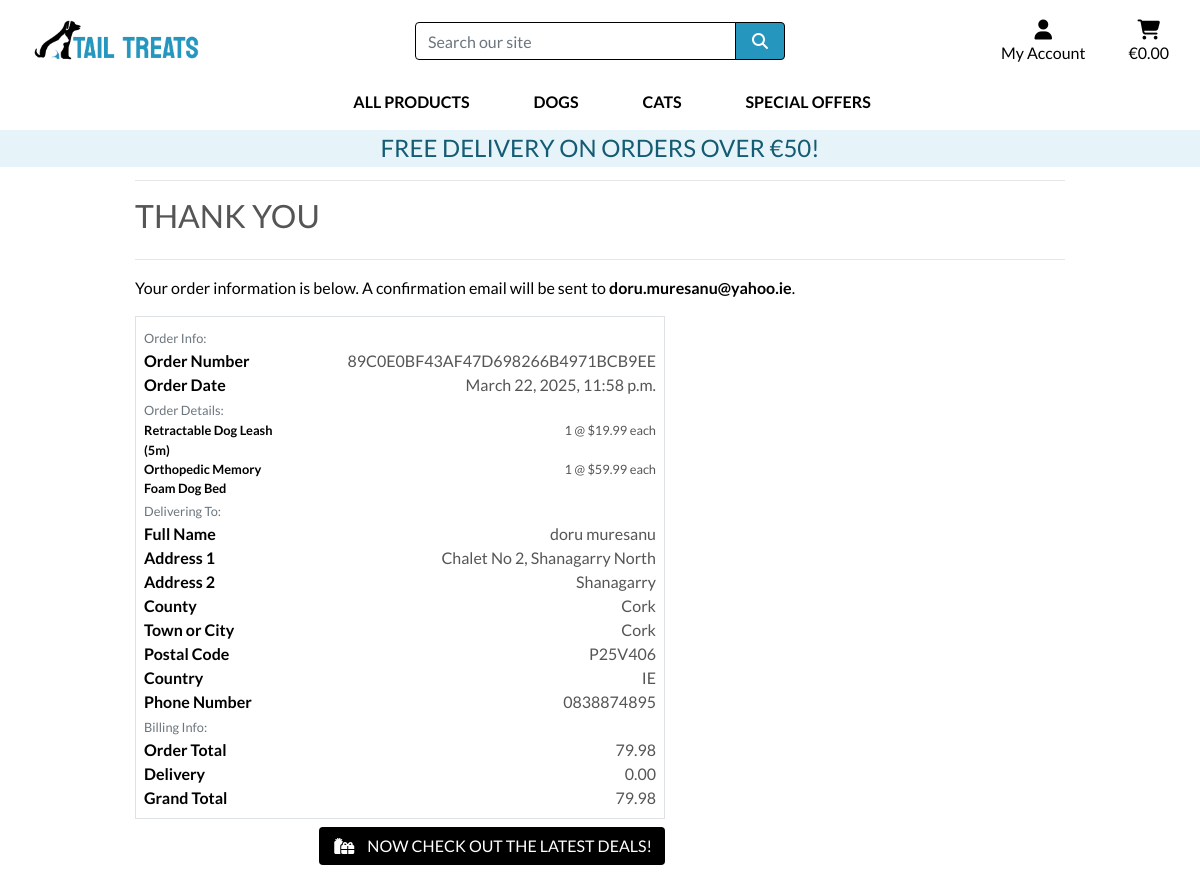
The app's page /checkout/checkout_success/89C0E0BF43AF47D698266B4971BCB9EE with its own data.
### checkout/models.py (models this page shows, shortened)
class Order(models.Model):
    order_number = models.CharField(max_length=32, null=False, editable=False)
    full_name = models.CharField(max_length=50, null=False, blank=False)
    email = models.EmailField(max_length=254, null=False, blank=False)
    phone_number = models.CharField(max_length=20, null=False, blank=False)
    country = models.CharField(max_length=40, null=False, blank=False)
    postcode = models.CharField(max_length=20, null=True, blank=True)
    town_or_city = models.CharField(max_length=40, null=False, blank=False)
    street_address1 = models.CharField(max_length=80, null=False, blank=False)
    street_address2 = models.CharField(max_length=80, null=True, blank=True)
    county = models.CharField(max_length=80, null=True, blank=True)
    date = models.DateTimeField(auto_now_add=True)
    delivery_cost = models.DecimalField(max_digits=6, decimal_places=2, null=False, default=0)
    order_total = models.DecimalField(max_digits=10, decimal_places=2, null=False, default=0)
    grand_total = models.DecimalField(max_digits=10, decimal_places=2, null=False, default=0)
    original_cart = models.TextField(null=False, blank=False, default='')
    stripe_pid = models.CharField(max_length=254, null=False, blank=False, default='')

class OrderLineItem(models.Model):
    order = models.ForeignKey(Order, null=False, blank=False, on_delete=models.CASCADE, related_name='lineitems')
    product = models.ForeignKey(Product, null=False, blank=False, on_delete=models.CASCADE)
    product_size = models.CharField(max_length=2, null=True, blank=True) # XS, S, M, L, XL
    quantity = models.IntegerField(null=False, blank=False, default=0)
    lineitem_total = models.DecimalField(max_digits=6, decimal_places=2, null=False, blank=False, editable=False)

### products/models.py (models this page shows, shortened)
class Product(models.Model):
    category = models.ForeignKey('Category', null=True, blank=True, on_delete=models.SET_NULL)
    sku = models.CharField(max_length=254, unique=True, blank=True, null=True)
    name = models.CharField(max_length=254)
    description = models.TextField()
    price = models.DecimalField(max_digits=6, decimal_places=2)
    rating = models.DecimalField(max_digits=3, decimal_places=1, blank=True, null=True)
    image_url = models.URLField(max_length=1024, blank=True, null=True)
    image = models.ImageField(upload_to='products/', blank=True, null=True)

### checkout/views.py (the view)
# urls.py: path('checkout_success/<order_number>', views.checkout_success, name='checkout_success'),
def checkout_success(request, order_number):
    save_info = request.session.get('save_info')
    order = get_object_or_404(Order, order_number=order_number)
    messages.success(request, f'Order successfully processed! Your order number is {order_number}. '
                              f'A confirmation email will be sent to {order.email}.')
    if 'cart' in request.session:
        del request.session['cart']
    template = 'checkout/checkout_success.html'
    context = {
        'order': order,
    }
    return render(request, template, context)

### cart/contexts.py (called while the page is built, shortened)
def cart_contents(request):
    cart_items = []
    total = 0
    product_count = 0
    cart = request.session.get('cart', {})
    if total < settings.FREE_DELIVERY_THRESHOLD:
        delivery = total * Decimal(settings.STANDARD_DELIVERY_PERCENTAGE / 100)
        free_delivery_delta = settings.FREE_DELIVERY_THRESHOLD - total
    else:
        delivery = 0
        free_delivery_delta = 0
    grand_total = delivery + total
    context = {
        'cart_items': cart_items,
        'total': total,
        'product_count': product_count,
        'delivery': delivery,
        'free_delivery_delta': free_delivery_delta,
        'free_delivery_threshold': settings.FREE_DELIVERY_THRESHOLD,
        'grand_total': grand_total,
    }
    return context

### checkout/templates/checkout/checkout_success.html (shortened to what this page needs)
{% extends "base.html" %}
{% load static %}
{% block extra_css %}
    <link rel="stylesheet" href="{% static 'checkout/css/checkout.css' %}">
{% endblock %}
{% block page_header %}
    <div class="container header-container">
    </div>
{% endblock %}
{% block content %}
    <div class="overlay"></div>
    <div class="container">
        <div class="row">
            <div class="col">
                <hr>
                <h2 class="logo-font mb-4">Thank You</h2>
                <hr>
                <p class="text-black">Your order information is below. A confirmation email will be sent to <strong>{{ order.email }}</strong>.</p>
            </div>
        </div>
        <div class="row">
            <div class="col-12 col-lg-7">
                <div class="order-confirmation-wrapper p-2 border">
                    <div class="row">
                        <div class="col">
                            <small class="text-muted">Order Info:</small>
                        </div>
                    </div>
                    <div class="row">
                        <div class="col-12 col-md-4">
                            <p class="mb-0 text-black font-weight-bold">Order Number</p>
                        </div>
                        <div class="col-12 col-md-8 text-md-right">
                            <p class="mb-0">{{ order.order_number }}</p>
                        </div>
                    </div>
                    <div class="row">
                        <div class="col-12 col-md-4">
                            <p class="mb-0 text-black font-weight-bold">Order Date</p>
                        </div>
                        <div class="col-12 col-md-8 text-md-right">
                            <p class="mb-0">{{ order.date }}</p>
                        </div>
                    </div>
                    <div class="row">
                        <div class="col">
                            <small class="text-muted">Order Details:</small>
                        </div>
                    </div>
                    {% for item in order.lineitems.all %}
                    <div class="row">
                        <div class="col-12 col-md-4">
                            <p class="small mb-0 text-black font-weight-bold">
                                {{ item.product.name }}{% if item.product_size %} - Size {{ item.product.size|upper}}{% endif %}
                            </p>
                        </div>
                        <div class="col-12 col-md-8 text-md-right">
                            <p class="small mb-0">{{ item.quantity }} @ ${{ item.product.price }} each</p>
                        </div>
                    </div>
                    {% endfor %}
                    <div class="row">
                        <div class="col">
                            <small class="text-muted">Delivering To:</small>
                        </div>
                    </div>
                    <div class="row">
                        <div class="col-12 col-md-4">
                            <p class="mb-0 text-black font-weight-bold">Full Name</p>
                        </div>
                        <div class="col-12 col-md-8 text-md-right">
                            <p class="mb-0">{{ order.full_name }}</p>
                        </div>
                    </div>
                    <div class="row">
                        <div class="col-12 col-md-4">
                            <p class="mb-0 text-black font-weight-bold">Address 1</p>
                        </div>
                        <div class="col-12 col-md-8 text-md-right">
                            <p class="mb-0">{{ order.street_address1 }}</p>
                        </div>
                    </div>
                    {% if order.street_address2 %}
                    <div class="row">
                        <div class="col-12 col-md-4">
                            <p class="mb-0 text-black font-weight-bold">Address 2</p>
                        </div>
                        <div class="col-12 col-md-8 text-md-right">
                            <p class="mb-0">{{ order.street_address2 }}</p>
                        </div>
                    </div>
                    {% endif %}
                    {% if order.county %}
                    <div class="row">
                        <div class="col-12 col-md-4">
                            <p class="mb-0 text-black font-weight-bold">County</p>
                        </div>
                        <div class="col-12 col-md-8 text-md-right">
                            <p class="mb-0">{{ order.county }}</p>
                        </div>
                    </div>
                    {% endif %}
                    <div class="row">
                        <div class="col-12 col-md-4">
                            <p class="mb-0 text-black font-weight-bold">Town or City</p>
                        </div>
                        <div class="col-12 col-md-8 text-md-right">
                            <p class="mb-0">{{ order.town_or_city }}</p>
                        </div>
                    </div>
                    {% if order.postcode %}
                    <div class="row">
                        <div class="col-12 col-md-4">
                            <p class="mb-0 text-black font-weight-bold">Postal Code</p>
                        </div>
                        <div class="col-12 col-md-8 text-md-right">
                            <p class="mb-0">{{ order.postcode }}</p>
                        </div>
                    </div>
                    {% endif %}
                    <div class="row">
                        <div class="col-12 col-md-4">
                            <p class="mb-0 text-black font-weight-bold">Country</p>
                        </div>
                        <div class="col-12 col-md-8 text-md-right">
                            <p class="mb-0">{{ order.country }}</p>
                        </div>
                    </div>
                    <div class="row">
                        <div class="col-12 col-md-4">
                            <p class="mb-0 text-black font-weight-bold">Phone Number</p>
                        </div>
                        <div class="col-12 col-md-8 text-md-right">
                            <p class="mb-0">{{ order.phone_number }}</p>
                        </div>
                    </div>
                    <div class="row">
                        <div class="col">
                            <small class="text-muted">Billing Info:</small>
                        </div>
                    </div>
                    <div class="row">
                        <div class="col-12 col-md-4">
                            <p class="mb-0 text-black font-weight-bold">Order Total</p>
                        </div>
                        <div class="col-12 col-md-8 text-md-right">
                            <p class="mb-0">{{ order.order_total }}</p>
                        </div>
                    </div>
                    <div class="row">
                        <div class="col-12 col-md-4">
                            <p class="mb-0 text-black font-weight-bold">Delivery</p>
                        </div>
                        <div class="col-12 col-md-8 text-md-right">
                            <p class="mb-0">{{ order.delivery_cost }}</p>
                        </div>
                    </div>
                    <div class="row">
                        <div class="col-12 col-md-4">
                            <p class="mb-0 text-black font-weight-bold">Grand Total</p>
                        </div>
                        <div class="col-12 col-md-8 text-md-right">
                            <p class="mb-0">{{ order.grand_total }}</p>
                        </div>
                    </div>
                </div>
            </div>
        </div>
        <div class="row">
			<div class="col-12 col-lg-7 text-right">
				<a href="{% url 'products' %}?category=new_arrivals,deals,clearance" class="btn btn-black rounded-5 my-2">
					<span class="icon mr-2">
						<i class="fas fa-gifts"></i>
					</span>
					<span class="text-uppercase">Now check out the latest deals!</span>
				</a>
			</div>
		</div>
    </div>
{% endblock %}

### static/css/base.css (style rules this page uses)
html { height: 100%; }
body { background: url('/media/homepage_background.jpg') no-repeat center center fixed; background-size: cover; height: calc(100vh - 164px); color: #555; font-family: 'Lato'; }
.icon { align-items: center; display: inline-flex; justify-content: center; height: 1.5rem; width: 1.5rem; }
.logo-font { text-transform: uppercase; }
.btn-black { background: black; color: white; }
.text-black { color: #000 !important; }
.overlay { height: 100%; width: 100%; top: 0; left: 0; position: fixed; background: white; z-index: -1; }
@media (min-width: 1200px) { .container { max-width: 80%; } }
@media (min-width: 992px) { .header-container { padding-top: 164px; } }

### records on screen
Order: email "doru.muresanu@yahoo.ie", order_number "89C0E0BF43AF47D698266B4971BCB9EE", date "March 22, 2025, 11:58 p.m.", full_name "doru muresanu", street_address1 "Chalet No 2, Shanagarry North", street_address2 "Shanagarry", county "Cork", town_or_city "Cork", postcode "P25V406", country "IE", phone_number "0838874895", order_total "79.98", delivery_cost "0.00", grand_total "79.98"
OrderLineItem: product.name "Retractable Dog Leash (5m)", quantity "1", product.price "19.99"
OrderLineItem: product.name "Orthopedic Memory Foam Dog Bed", quantity "1", product.price "59.99"

### other values on screen
{{ free_delivery_threshold }} "50"
